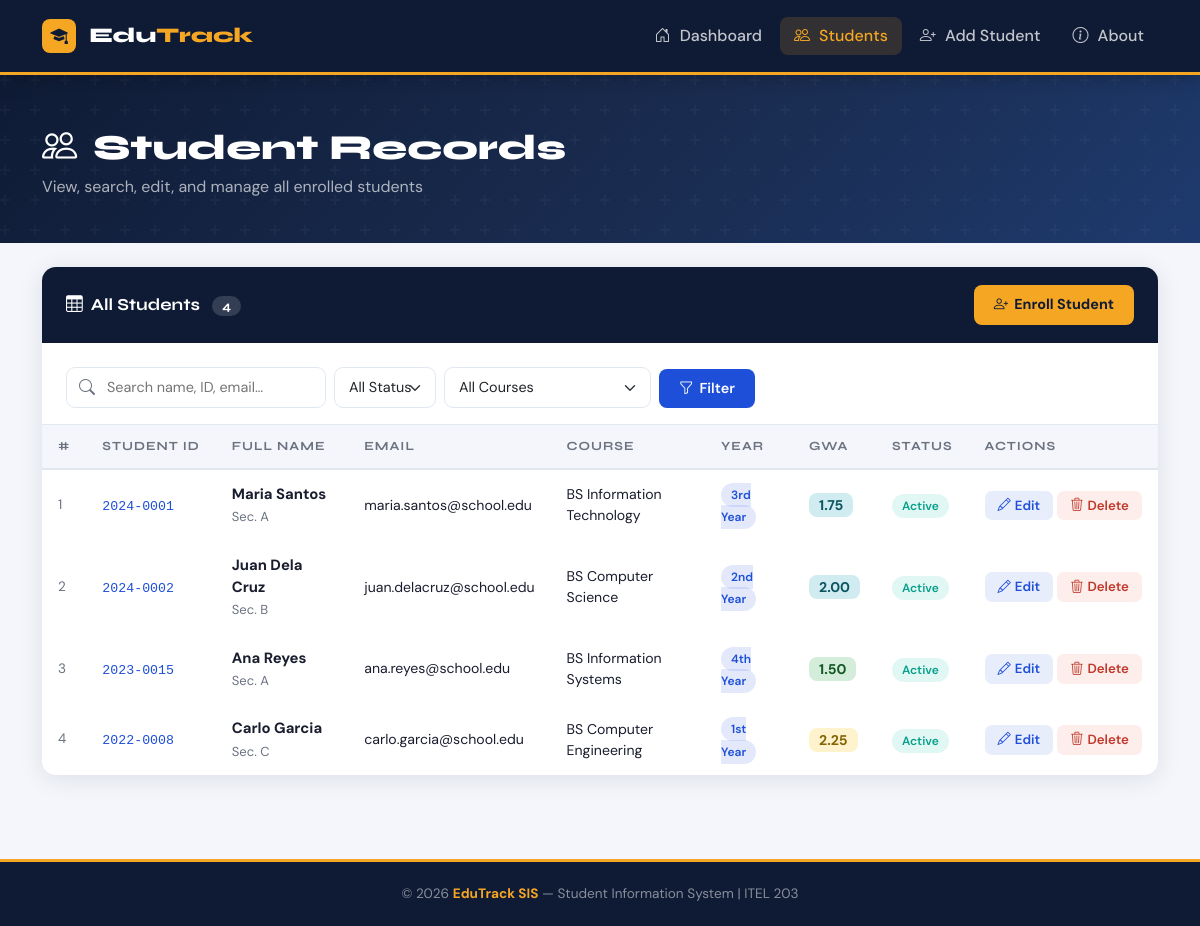
Page /students.php on the committed database.
### tables this page shows
CREATE TABLE IF NOT EXISTS students (
    id INT AUTO_INCREMENT PRIMARY KEY,
    student_id VARCHAR(20) UNIQUE NOT NULL,
    first_name VARCHAR(100) NOT NULL,
    last_name VARCHAR(100) NOT NULL,
    email VARCHAR(150) NOT NULL,
    course VARCHAR(100) NOT NULL,
    year_level ENUM('1st Year','2nd Year','3rd Year','4th Year') NOT NULL,
    section VARCHAR(20),
    contact_number VARCHAR(20),
    address TEXT,
    gwa DECIMAL(3,2) DEFAULT 0.00,
    status ENUM('Active','Inactive','Graduated','Dropped') DEFAULT 'Active',
    enrolled_at TIMESTAMP DEFAULT CURRENT_TIMESTAMP
);

### students.php (the view, shortened to what this page needs)
<?php
include 'config.php';
$search  = isset($_GET['q']) ? clean($conn, $_GET['q']) : '';
$where = [];
$sql = "SELECT * FROM students" . ($where ? ' WHERE '.implode(' AND ',$where) : '') . " ORDER BY enrolled_at DESC";
$result = $conn->query($sql);
$total   = $result->num_rows;
include 'nav.php';
?>
<section class="page-hero">
  <div class="container-xl">
    <h1><i class="bi bi-people me-3"></i>Student Records</h1>
    <p class="subtitle mb-0">View, search, edit, and manage all enrolled students</p>
  </div>
</section>
<div class="container-xl py-4">
  <div class="main-card">
    <div class="card-header-custom">
      <h5><i class="bi bi-table me-2"></i>All Students
        <span style="background:rgba(255,255,255,.15);border-radius:20px;padding:2px 10px;font-size:.8rem;margin-left:8px;"><?= $total ?></span>
      </h5>
      <a href="create.php" class="btn-accent">
        <i class="bi bi-person-plus"></i> Enroll Student
      </a>
    </div>
    <div class="card-body-custom" style="padding-bottom:0;border-bottom:1px solid var(--border)">
      <form method="GET" action="students.php" class="d-flex flex-wrap gap-2 align-items-end pb-3">
        <div class="search-wrap">
          <i class="bi bi-search search-icon"></i>
          <input type="text" name="q" placeholder="Search name, ID, email…" value="<?= htmlspecialchars($search) ?>"/>
        </div>
        <select name="status" class="form-select" style="width:auto;border-radius:9px;padding:9px 14px;font-size:.9rem;">
          <option value="">All Status</option>
        </select>
        <select name="course" class="form-select" style="width:auto;border-radius:9px;padding:9px 14px;font-size:.9rem;">
          <option value="">All Courses</option>
        </select>
        <button type="submit" class="btn-primary-custom"><i class="bi bi-funnel"></i> Filter</button>
      </form>
    </div>
    <div class="table-responsive">
      <table class="table-custom">
        <thead>
          <tr>
            <th>#</th>
            <th>Student ID</th>
            <th>Full Name</th>
            <th>Email</th>
            <th>Course</th>
            <th>Year</th>
            <th>GWA</th>
            <th>Status</th>
            <th>Actions</th>
          </tr>
        </thead>
        <tbody>
          <?php if ($result->num_rows > 0):
            $i = 1;
            while ($s = $result->fetch_assoc()): ?>
          <tr>
            <td style="color:var(--muted);font-size:.85rem"><?= $i++ ?></td>
            <td><code style="font-size:.83rem;color:var(--blue)"><?= htmlspecialchars($s['student_id']) ?></code></td>
            <td>
              <strong><?= htmlspecialchars($s['first_name'].' '.$s['last_name']) ?></strong>
              <?php if ($s['section']): ?>
              <br><small style="color:var(--muted)">Sec. <?= htmlspecialchars($s['section']) ?></small>
              <?php endif; ?>
            </td>
            <td style="font-size:.88rem"><?= htmlspecialchars($s['email']) ?></td>
            <td style="font-size:.88rem"><?= htmlspecialchars($s['course']) ?></td>
            <td><span class="badge-year"><?= $s['year_level'] ?></span></td>
            <td>
              <?php
                $g = $s['gwa'];
                $gc = $g <= 1.5 ? 'gwa-1' : ($g <= 2.0 ? 'gwa-2' : ($g <= 3.0 ? 'gwa-3' : 'gwa-4'));
              ?>
              <span class="gwa-badge <?= $gc ?>"><?= number_format($g,2) ?></span>
            </td>
            <td>
              <span class="badge-status <?= strtolower($s['status']) ?>"><?= $s['status'] ?></span>
            </td>
            <td>
              <div class="d-flex gap-1">
                <a href="update.php?id=<?= $s['id'] ?>" class="btn-edit">
                  <i class="bi bi-pencil"></i> Edit
                </a>
                <a href="delete.php?id=<?= $s['id'] ?>"
                   class="btn-delete"
                   onclick="return confirm('Delete <?= htmlspecialchars($s['first_name']) ?>\'s record? This cannot be undone.')">
                  <i class="bi bi-trash3"></i> Delete
                </a>
              </div>
            </td>
          </tr>
          <?php endwhile; endif; ?>
        </tbody>
      </table>
    </div>
  </div>
</div>
<footer>
  &copy; <?= date('Y') ?> <strong>EduTrack SIS</strong> — Student Information System | ITEL 203
</footer>
</body>
</html>

### assets/styles.css (style rules this page uses)
:root { --navy: #0f1b35; --navy2: #1a2d52; --blue: #1e4fd8; --accent: #f5a623; --teal: #0abfa3; --light: #f4f6fb; --card-bg:#ffffff; --text: #1a1d2e; --muted: #6b7280; --border: #e2e8f0; --radius: 14px; --shadow: 0 4px 24px rgba(15,27,53,.10); }
* { box-sizing: border-box; }
body { font-family: 'DM Sans', sans-serif; background: var(--light); color: var(--text); min-height: 100vh; }
.page-hero { background: linear-gradient(135deg, var(--navy) 0%, var(--navy2) 60%, #1e3a6e 100%); padding: 52px 0 44px; position: relative; overflow: hidden; }
.page-hero::before { content: ''; position: absolute; inset: 0; }
.page-hero h1 { font-family: 'Syne', sans-serif; font-weight: 800; color: #fff; font-size: 2.2rem; margin-bottom: 6px; }
.page-hero .subtitle { color: rgba(255,255,255,.65); font-size: 1rem; }
.main-card { background: var(--card-bg); border-radius: var(--radius); box-shadow: var(--shadow); overflow: hidden; }
.card-header-custom { background: var(--navy); color: #fff; padding: 18px 24px; display: flex; align-items: center; justify-content: space-between; flex-wrap: wrap; gap: 12px; }
.card-header-custom h5 { font-family: 'Syne', sans-serif; font-weight: 700; margin: 0; font-size: 1.05rem; }
.card-body-custom { padding: 24px; }
.table-custom { width: 100%; border-collapse: separate; border-spacing: 0; }
.table-custom thead tr { background: var(--light); }
.table-custom thead th { font-family: 'Syne', sans-serif; font-size: .78rem; letter-spacing: .08em; text-transform: uppercase; color: var(--muted); font-weight: 700; padding: 12px 16px; border-bottom: 2px solid var(--border); white-space: nowrap; }
.table-custom tbody tr { border-bottom: 1px solid var(--border); transition: background .15s; }
.table-custom tbody td { padding: 13px 16px; vertical-align: middle; font-size: .93rem; }
.table-custom tbody tr:last-child td { border-bottom: none; }
.badge-year { background: rgba(30,79,216,.12); color: var(--blue); font-size: .75rem; font-weight: 600; padding: 4px 10px; border-radius: 20px; }
.badge-status { font-size: .75rem; font-weight: 600; padding: 4px 10px; border-radius: 20px; }
.badge-status.active { background: rgba(10,191,163,.12); color: #07a08a; }
.gwa-badge { font-weight: 700; font-size: .88rem; padding: 3px 10px; border-radius: 8px; }
.gwa-1 { background: #d4edda; color: #155724; }
.gwa-2 { background: #d1ecf1; color: #0c5460; }
.gwa-3 { background: #fff3cd; color: #856404; }
.btn-primary-custom { background: var(--blue); color: #fff; border: none; border-radius: 8px; padding: 9px 20px; font-weight: 600; font-size: .9rem; cursor: pointer; transition: background .2s, transform .15s; display: inline-flex; align-items: center; gap: 6px; text-decoration: none; }
.btn-accent { background: var(--accent); color: var(--navy); border: none; border-radius: 8px; padding: 9px 20px; font-weight: 700; cursor: pointer; transition: all .2s; display: inline-flex; align-items: center; gap: 6px; text-decoration: none; font-size: .9rem; }
.btn-edit { background: rgba(30,79,216,.1); color: var(--blue); border: none; border-radius: 7px; padding: 5px 13px; font-size: .83rem; font-weight: 600; cursor: pointer; transition: all .15s; text-decoration: none; display: inline-flex; align-items: center; gap: 4px; }
.btn-delete { background: rgba(231,76,60,.1); color: #c0392b; border: none; border-radius: 7px; padding: 5px 13px; font-size: .83rem; font-weight: 600; cursor: pointer; transition: all .15s; text-decoration: none; display: inline-flex; align-items: center; gap: 4px; }
.form-control, .form-select { border: 1.5px solid var(--border); border-radius: 9px; padding: 10px 14px; font-size: .93rem; transition: border-color .2s, box-shadow .2s; }
.search-wrap { position: relative; }
.search-wrap input { border: 1.5px solid var(--border); border-radius: 9px; padding: 9px 14px 9px 40px; font-size: .9rem; width: 260px; transition: border-color .2s; }
.search-wrap .search-icon { position: absolute; left: 13px; top: 50%; transform: translateY(-50%); color: var(--muted); }
footer { background: var(--navy); color: rgba(255,255,255,.5); text-align: center; padding: 22px; font-size: .85rem; margin-top: 60px; border-top: 3px solid var(--accent); }
footer strong { color: var(--accent); }

### rows in the picture
students: student "2024-0001", first_name+last_name "Maria Santos", section "A", email "maria.santos@school.edu", course "BS Information Technology", year_level "3rd Year", gwa "1.75", status "Active"
students: student "2024-0002", first_name+last_name "Juan Dela Cruz", section "B", email "juan.delacruz@school.edu", course "BS Computer Science", year_level "2nd Year", gwa "2.00", status "Active"
students: student "2023-0015", first_name+last_name "Ana Reyes", section "A", email "ana.reyes@school.edu", course "BS Information Systems", year_level "4th Year", gwa "1.50", status "Active"
students: student "2022-0008", first_name+last_name "Carlo Garcia", section "C", email "carlo.garcia@school.edu", course "BS Computer Engineering", year_level "1st Year", gwa "2.25", status "Active"

### other values in the picture
$total "4"
